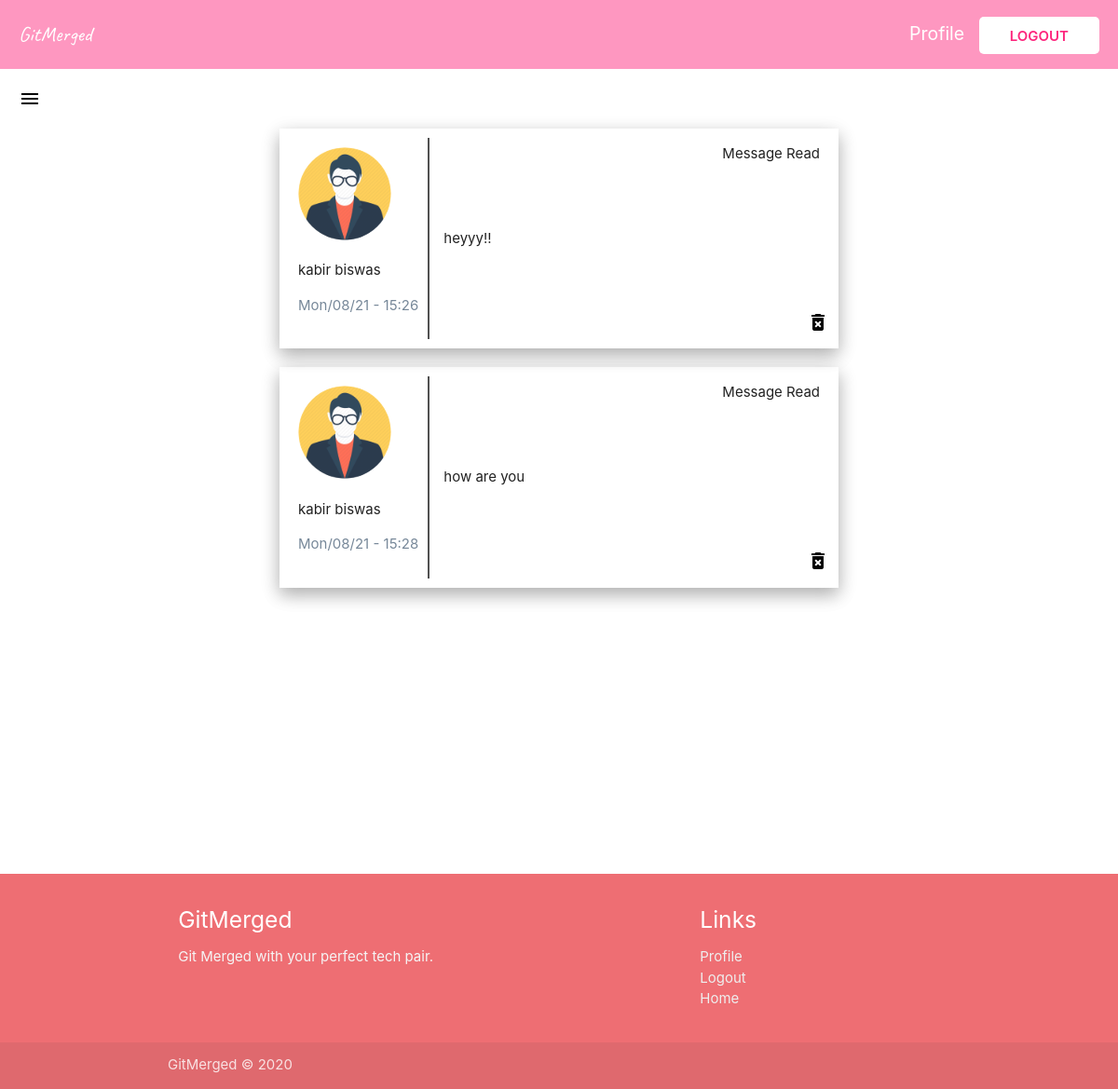
The page /view-messages/ (signed in) on the database its author committed.
### main/models.py (models this page shows, shortened)
class Message(models.Model):
    content = models.TextField()
    date_posted = models.DateTimeField(default=timezone.now)
    author = models.ForeignKey(
        User, on_delete=models.CASCADE, related_name="author")
    receiver = models.ForeignKey(
        User, on_delete=models.CASCADE, related_name="receiver", null=True)
    status = models.BooleanField(default=False)

### users/models.py (models this page shows, shortened)
class Profile(models.Model):
    TEXT_C = [
        ("Vim", "Vim"),
        ("EMACS", "EMACS")
    ]
    GENDER_C = [
        ("Male", "Male"),
        ("Female", "Female"),
        ("Other", "Other")
    ]
    OS_C = [
        ("Windows", "Windows"),
        ("Mac", "Mac"),
        ("Linux", "Linux")
    ]
    SPACES_C = [
        ("Tabs", "Tabs"),
        ("Spaces", "Spaces")
    ]
    user = models.OneToOneField(User, on_delete=models.CASCADE)
    full_name = models.CharField(max_length=100, null=True)
    age = models.IntegerField(null=True)
    gender = models.CharField(
        max_length=50, blank=True, null=True, choices=GENDER_C)
    profile_image = models.ImageField(
        upload_to='profile_pic', default="default.jpg", null=True, blank=True)
    bio = models.TextField(null=True)
    tech_stack = models.CharField(max_length=500, null=True)
    editor = models.CharField(
        max_length=5, choices=TEXT_C, default=None, null=True, blank=True)
    os = models.CharField(
        max_length=10, choices=OS_C, default=None, null=True, blank=True)
    spacing = models.CharField(
        max_length=10, choices=SPACES_C, default=None, null=True, blank=True)
    likeability = models.ManyToManyField(
        User, related_name="likes", blank=True)
    blocked_by = models.ManyToManyField(
        User, related_name="blocked", blank=True)

### main/views.py (the view)
# urls.py: path("view-messages/", views.ViewMessages, name="view-messages"),
@login_required
def ViewMessages(req):
    messages = Message.objects.filter(receiver=req.user)
    unreadMessages = Message.objects.filter(
        receiver=req.user).filter(status=False).count()
    userIn = req.user
    context = {
        'msgs': messages,
        'userIn': userIn,
        'unreadmsgs': unreadMessages
    }
    return render(req, "messages.html", context)

### main/templates/messages.html (shortened to what this page needs)
{% extends "base.html" %}
{% block content %}
<section>
  <div class="navigation navigation--bg">
    <a href="{% url 'date-page' %}" class="logo link">GitMerged</a>
    <div>
      {% if user.is_authenticated %}
      <a href="{% url 'profile-page' %}" class="profile-link link">Profile</a>
      <a href="{% url 'logout' %}" class="login link">Logout</a>
      {% else %}
      <a href="{% url 'login' %}" class="login link">Log in</a>
      {% endif %}
    </div>
  </div>
  <div class="burger">
    {% if unreadmsgs > 0 %}
      <a href="#" data-target="slide-out" class="sidenav-trigger"
        ><span class="new badge">{{unreadmsgs}}</span>
        <i class="material-icons" style="color: black; margin: 20px;">menu</i>
      </a>
    {% else %}
      <a href="#" data-target="slide-out" class="sidenav-trigger"
        >
        <i class="material-icons" style="color: black; margin: 20px;">menu</i>
      </a>
    {% endif %}
  </div>
</section>
<section class="messages">
{% if msgs %}
  {% for msg in msgs %}
      <div class="message">
          <div class="message__detail">
              <img class="message__image" src='{{msg.author.profile.profile_image.url}}' />
              <p class="message__authort">{{msg.author.profile.full_name}}</p>
              <p class="message__date">{{msg.date_posted|date:"D/m/y - H:i"}}</p>
          </div>
          <div class="message__content">
              <p class="message__msg">{{msg.content}}</p>
          </div>
          <form method="POST", action="{% url 'mark-read' msg.pk %}">
              {% if not msg.status %}
                  <button class="mark-read" name="msg_id" value="{{msg.id}}"><i class="tiny material-icons">check_circle</i>Mark as Read</button>
              {% else %}
                  <p class="read">Message Read</p>
              {% endif %}
          </form>
          <a href="{% url 'delete-message' msg.pk %}" class="remove-btn"><i class="material-icons">delete_forever</i></a>
      </div>
  {% endfor %}
{% else %}
  <h4 style="text-align:center">You have no Messages :(</h4>
{% endif %}
</section>
{% include "footer.html" %}
{% endblock content %}

### main/static/main/main.css (style rules this page uses)
a { text-decoration: none !important; }
.navigation { z-index: 999; text-decoration: none; color: white; display: flex; justify-content: space-between; align-items: center; grid-row: 0/1; padding: 20px; font-size: 1.3rem; }
.navigation--bg { background: #fd267c7a; }
.logo { color: white; font-family: "Caveat", cursive; font-size: 1.5rem; }
.login { text-decoration: none; color: #fd267d; position: relative; background: white; padding: 0.7rem 2.2rem; text-transform: uppercase; font-weight: 600; font-size: 1rem; border-radius: 5px; }
.profile-link { text-decoration: none; color: white; margin-right: 10px; }
.messages { min-height: 100vh; margin: auto; }
.message { display: flex; position: relative; margin: auto; padding: 10px; max-width: 40rem; align-items: center; box-shadow: 0 8px 17px 0 rgba(0, 0, 0, 0.2), 0 6px 20px 0 rgba(0, 0, 0, 0.15); margin-bottom: 20px; }
.message__detail { padding: 10px; border-right: 2px solid #515151; }
.message__image { height: 100px; border-radius: 50%; }
.message__date { color: lightslategray; }
.message__content { margin: 15px; }
.message__msg { margin: 0 auto; }
.burger a { position: relative; }
.read { position: absolute; top: 1px; right: 20px; }
.remove-btn { position: absolute; color: black; bottom: 10px; right: 10px; }

### rows shown on the page
Message: author.profile.profile_image (picture), author.profile.full_name "kabir biswas", date_posted "Mon/08/21 - 15:26", content "heyyy!!", status "Message Read"
Message: author.profile.profile_image (picture), author.profile.full_name "kabir biswas", date_posted "Mon/08/21 - 15:28", content "how are you", status "Message Read"
